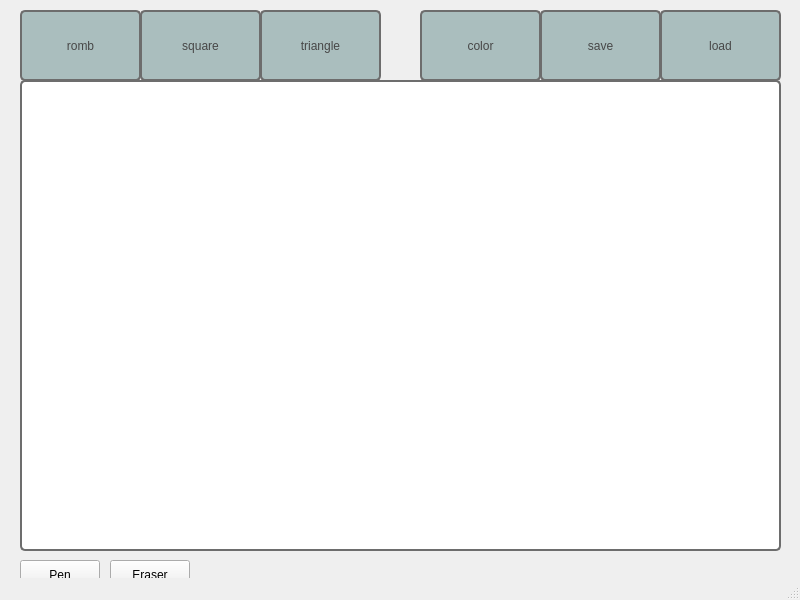
<?xml version="1.0" encoding="UTF-8"?>
<ui version="4.0">
 <class>MainWindow</class>
 <widget class="QMainWindow" name="MainWindow">
  <property name="geometry">
   <rect>
    <x>0</x>
    <y>0</y>
    <width>800</width>
    <height>600</height>
   </rect>
  </property>
  <property name="windowTitle">
   <string>MainWindow</string>
  </property>
  <widget class="QWidget" name="centralwidget">
   <widget class="QGraphicsView" name="graphicsView">
    <property name="geometry">
     <rect>
      <x>20</x>
      <y>80</y>
      <width>761</width>
      <height>471</height>
     </rect>
    </property>
    <property name="styleSheet">
     <string notr="true">background-color: rgb(255, 255, 255);
border: 2px solid #6d6d6d; 
    border-radius: 5px;</string>
    </property>
   </widget>
   <widget class="QPushButton" name="rom">
    <property name="geometry">
     <rect>
      <x>20</x>
      <y>10</y>
      <width>121</width>
      <height>71</height>
     </rect>
    </property>
    <property name="styleSheet">
     <string notr="true">QPushButton
 {
    font: 15pt &quot;Terminal&quot;;
    color: rgb(71, 71, 71);
    background-color: rgb(170, 190, 190);
    border: 2px solid #6d6d6d; 
    border-radius: 5px;
    padding: 5px; 
    transition: background-color 0.2s, transform 0.1s; 
}
QPushButton:hover
{
    background-color: rgb(190, 210, 210);
}
QPushButton:pressed {
    background-color: rgb(150, 170, 170);
    transform: scale(1.05); 
}</string>
    </property>
    <property name="text">
     <string>romb</string>
    </property>
   </widget>
   <widget class="QPushButton" name="squ">
    <property name="geometry">
     <rect>
      <x>140</x>
      <y>10</y>
      <width>121</width>
      <height>71</height>
     </rect>
    </property>
    <property name="styleSheet">
     <string notr="true">QPushButton
 {
    font: 15pt &quot;Terminal&quot;;
    color: rgb(71, 71, 71);
    background-color: rgb(170, 190, 190);
    border: 2px solid #6d6d6d; 
    border-radius: 5px;
    padding: 5px; 
    transition: background-color 0.2s, transform 0.1s; 
}
QPushButton:hover
{
    background-color: rgb(190, 210, 210);
}
QPushButton:pressed {
    background-color: rgb(150, 170, 170);
    transform: scale(1.05); 
}</string>
    </property>
    <property name="text">
     <string>square</string>
    </property>
   </widget>
   <widget class="QPushButton" name="tri">
    <property name="geometry">
     <rect>
      <x>260</x>
      <y>10</y>
      <width>121</width>
      <height>71</height>
     </rect>
    </property>
    <property name="styleSheet">
     <string notr="true">QPushButton
 {
    font: 15pt &quot;Terminal&quot;;
    color: rgb(71, 71, 71);
    background-color: rgb(170, 190, 190);
    border: 2px solid #6d6d6d; 
    border-radius: 5px;
    padding: 5px; 
    transition: background-color 0.2s, transform 0.1s; 
}
QPushButton:hover
{
    background-color: rgb(190, 210, 210);
}
QPushButton:pressed {
    background-color: rgb(150, 170, 170);
    transform: scale(1.05); 
}</string>
    </property>
    <property name="text">
     <string>triangle</string>
    </property>
   </widget>
   <widget class="QPushButton" name="col">
    <property name="geometry">
     <rect>
      <x>420</x>
      <y>10</y>
      <width>121</width>
      <height>71</height>
     </rect>
    </property>
    <property name="styleSheet">
     <string notr="true">QPushButton
 {
    font: 15pt &quot;Terminal&quot;;
    color: rgb(71, 71, 71);
    background-color: rgb(170, 190, 190);
    border: 2px solid #6d6d6d; 
    border-radius: 5px;
    padding: 5px; 
    transition: background-color 0.2s, transform 0.1s; 
}
QPushButton:hover
{
    background-color: rgb(190, 210, 210);
}
QPushButton:pressed {
    background-color: rgb(150, 170, 170);
    transform: scale(1.05); 
}</string>
    </property>
    <property name="text">
     <string>color</string>
    </property>
   </widget>
   <widget class="QPushButton" name="sav">
    <property name="geometry">
     <rect>
      <x>540</x>
      <y>10</y>
      <width>121</width>
      <height>71</height>
     </rect>
    </property>
    <property name="styleSheet">
     <string notr="true">QPushButton
 {
    font: 15pt &quot;Terminal&quot;;
    color: rgb(71, 71, 71);
    background-color: rgb(170, 190, 190);
    border: 2px solid #6d6d6d; 
    border-radius: 5px;
    padding: 5px; 
    transition: background-color 0.2s, transform 0.1s; 
}
QPushButton:hover
{
    background-color: rgb(190, 210, 210);
}
QPushButton:pressed {
    background-color: rgb(150, 170, 170);
    transform: scale(1.05); 
}</string>
    </property>
    <property name="text">
     <string>save</string>
    </property>
   </widget>
   <widget class="QPushButton" name="loa">
    <property name="geometry">
     <rect>
      <x>660</x>
      <y>10</y>
      <width>121</width>
      <height>71</height>
     </rect>
    </property>
    <property name="styleSheet">
     <string notr="true">QPushButton
 {
    font: 15pt &quot;Terminal&quot;;
    color: rgb(71, 71, 71);
    background-color: rgb(170, 190, 190);
    border: 2px solid #6d6d6d; 
    border-radius: 5px;
    padding: 5px; 
    transition: background-color 0.2s, transform 0.1s; 
}
QPushButton:hover
{
    background-color: rgb(190, 210, 210);
}
QPushButton:pressed {
    background-color: rgb(150, 170, 170);
    transform: scale(1.05); 
}</string>
    </property>
    <property name="text">
     <string>load</string>
    </property>
   </widget>
   <widget class="QPushButton" name="pen">
    <property name="geometry">
     <rect>
      <x>20</x>
      <y>560</y>
      <width>80</width>
      <height>30</height>
     </rect>
    </property>
    <property name="text">
     <string>Pen</string>
    </property>
   </widget>
   <widget class="QPushButton" name="eraser">
    <property name="geometry">
     <rect>
      <x>110</x>
      <y>560</y>
      <width>80</width>
      <height>30</height>
     </rect>
    </property>
    <property name="text">
     <string>Eraser</string>
    </property>
   </widget>
  </widget>
  <widget class="QMenuBar" name="menubar">
   <property name="geometry">
    <rect>
     <x>0</x>
     <y>0</y>
     <width>800</width>
     <height>21</height>
    </rect>
   </property>
  </widget>
  <widget class="QStatusBar" name="statusbar"/>
 </widget>
 <resources/>
 <connections/>
</ui>
